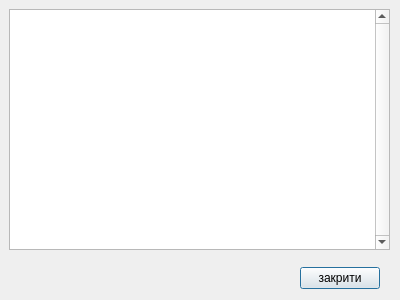
<?xml version="1.0" encoding="UTF-8"?>
<ui version="4.0">
 <class>ShowColorDialog</class>
 <widget class="QDialog" name="ShowColorDialog">
  <property name="geometry">
   <rect>
    <x>0</x>
    <y>0</y>
    <width>400</width>
    <height>300</height>
   </rect>
  </property>
  <property name="sizePolicy">
   <sizepolicy hsizetype="Fixed" vsizetype="Fixed">
    <horstretch>0</horstretch>
    <verstretch>0</verstretch>
   </sizepolicy>
  </property>
  <property name="minimumSize">
   <size>
    <width>400</width>
    <height>300</height>
   </size>
  </property>
  <property name="maximumSize">
   <size>
    <width>400</width>
    <height>300</height>
   </size>
  </property>
  <property name="windowTitle">
   <string>Color</string>
  </property>
  <widget class="QTableView" name="tableView">
   <property name="geometry">
    <rect>
     <x>9</x>
     <y>9</y>
     <width>381</width>
     <height>241</height>
    </rect>
   </property>
   <property name="verticalScrollBarPolicy">
    <enum>Qt::ScrollBarAlwaysOn</enum>
   </property>
   <property name="horizontalScrollBarPolicy">
    <enum>Qt::ScrollBarAlwaysOff</enum>
   </property>
  </widget>
  <widget class="QWidget" name="layoutWidget">
   <property name="geometry">
    <rect>
     <x>9</x>
     <y>265</y>
     <width>371</width>
     <height>26</height>
    </rect>
   </property>
   <layout class="QHBoxLayout" name="horizontalLayout">
    <item>
     <spacer name="horizontalSpacer">
      <property name="orientation">
       <enum>Qt::Horizontal</enum>
      </property>
      <property name="sizeHint" stdset="0">
       <size>
        <width>40</width>
        <height>20</height>
       </size>
      </property>
     </spacer>
    </item>
    <item>
     <widget class="QPushButton" name="close">
      <property name="text">
       <string>закрити</string>
      </property>
     </widget>
    </item>
   </layout>
  </widget>
 </widget>
 <resources/>
 <connections/>
</ui>
